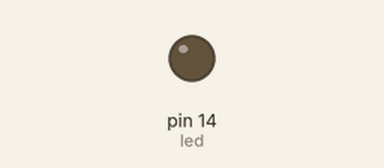
A sketch run on a simulated Arduino Uno, built with avr-gcc and run on an emulated ATmega328P. On the bench: output pins drawn as LEDs (lit = HIGH). What the sketch prints to the serial monitor is not drawn.

Above: at 0.6 s.
At 5.2 s:
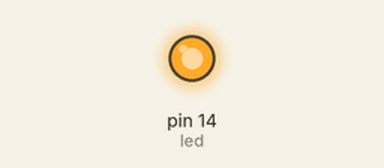
Timing chart, 0 to 7.0 s (numbered marks = the images above):
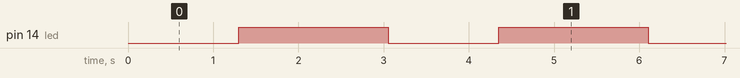

The sketch:

code.ino
```cpp
const int led = 14;

void setup() {
  Serial.begin(115200);
  pinMode(led, OUTPUT);
}

void loop() {
  for(int i=0; i<300; i++) {
    analogWrite(led,i);
    Serial.println(i);
    delay(10);
  }
}
```

Measured:
- by itself, pin 14 (led): alternates HIGH for 1.8 s and LOW for 1.3 s
